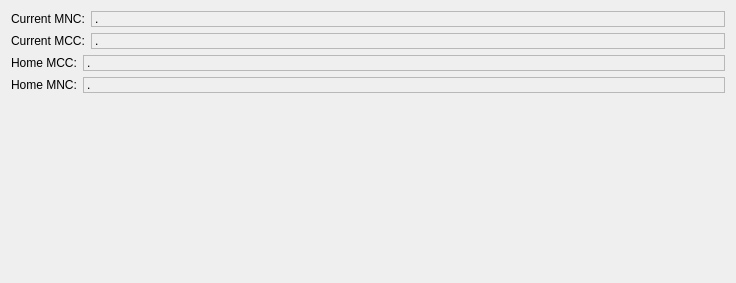
     <widget class="QWidget" name="page_10">
      <layout class="QGridLayout" name="gridLayout_11">
       <item row="0" column="0">
        <layout class="QHBoxLayout" name="horizontalLayout_92">
         <item>
          <widget class="QLabel" name="label_101">
           <property name="sizePolicy">
            <sizepolicy hsizetype="Minimum" vsizetype="Fixed">
             <horstretch>0</horstretch>
             <verstretch>0</verstretch>
            </sizepolicy>
           </property>
           <property name="text">
            <string>Current MNC:</string>
           </property>
          </widget>
         </item>
         <item>
          <widget class="QLabel" name="currentMNCLabel">
           <property name="sizePolicy">
            <sizepolicy hsizetype="Expanding" vsizetype="Fixed">
             <horstretch>0</horstretch>
             <verstretch>0</verstretch>
            </sizepolicy>
           </property>
           <property name="frameShape">
            <enum>QFrame::StyledPanel</enum>
           </property>
           <property name="frameShadow">
            <enum>QFrame::Sunken</enum>
           </property>
           <property name="text">
            <string>.</string>
           </property>
          </widget>
         </item>
        </layout>
       </item>
       <item row="1" column="0">
        <layout class="QHBoxLayout" name="horizontalLayout_90">
         <item>
          <widget class="QLabel" name="label_99">
           <property name="sizePolicy">
            <sizepolicy hsizetype="Minimum" vsizetype="Fixed">
             <horstretch>0</horstretch>
             <verstretch>0</verstretch>
            </sizepolicy>
           </property>
           <property name="text">
            <string>Current MCC:</string>
           </property>
          </widget>
         </item>
         <item>
          <widget class="QLabel" name="currentMCCLabel">
           <property name="sizePolicy">
            <sizepolicy hsizetype="Expanding" vsizetype="Fixed">
             <horstretch>0</horstretch>
             <verstretch>0</verstretch>
            </sizepolicy>
           </property>
           <property name="frameShape">
            <enum>QFrame::StyledPanel</enum>
           </property>
           <property name="frameShadow">
            <enum>QFrame::Sunken</enum>
           </property>
           <property name="text">
            <string>.</string>
           </property>
          </widget>
         </item>
        </layout>
       </item>
       <item row="2" column="0">
        <layout class="QHBoxLayout" name="horizontalLayout_91">
         <item>
          <widget class="QLabel" name="label_100">
           <property name="sizePolicy">
            <sizepolicy hsizetype="Minimum" vsizetype="Fixed">
             <horstretch>0</horstretch>
             <verstretch>0</verstretch>
            </sizepolicy>
           </property>
           <property name="text">
            <string>Home MCC:</string>
           </property>
          </widget>
         </item>
         <item>
          <widget class="QLabel" name="homeMCCLabel">
           <property name="sizePolicy">
            <sizepolicy hsizetype="Expanding" vsizetype="Fixed">
             <horstretch>0</horstretch>
             <verstretch>0</verstretch>
            </sizepolicy>
           </property>
           <property name="frameShape">
            <enum>QFrame::StyledPanel</enum>
           </property>
           <property name="frameShadow">
            <enum>QFrame::Sunken</enum>
           </property>
           <property name="text">
            <string>.</string>
           </property>
          </widget>
         </item>
        </layout>
       </item>
       <item row="3" column="0">
        <layout class="QHBoxLayout" name="horizontalLayout_89">
         <item>
          <widget class="QLabel" name="label_98">
           <property name="sizePolicy">
            <sizepolicy hsizetype="Minimum" vsizetype="Fixed">
             <horstretch>0</horstretch>
             <verstretch>0</verstretch>
            </sizepolicy>
           </property>
           <property name="text">
            <string>Home MNC:</string>
           </property>
          </widget>
         </item>
         <item>
          <widget class="QLabel" name="homeMNCLabel">
           <property name="sizePolicy">
            <sizepolicy hsizetype="Expanding" vsizetype="Fixed">
             <horstretch>0</horstretch>
             <verstretch>0</verstretch>
            </sizepolicy>
           </property>
           <property name="frameShape">
            <enum>QFrame::StyledPanel</enum>
           </property>
           <property name="frameShadow">
            <enum>QFrame::Sunken</enum>
           </property>
           <property name="text">
            <string>.</string>
           </property>
          </widget>
         </item>
        </layout>
       </item>
       <item row="4" column="0">
        <spacer name="verticalSpacer_29">
         <property name="orientation">
          <enum>Qt::Vertical</enum>
         </property>
         <property name="sizeHint" stdset="0">
          <size>
           <width>714</width>
           <height>179</height>
          </size>
         </property>
        </spacer>
       </item>
      </layout>
     </widget>
